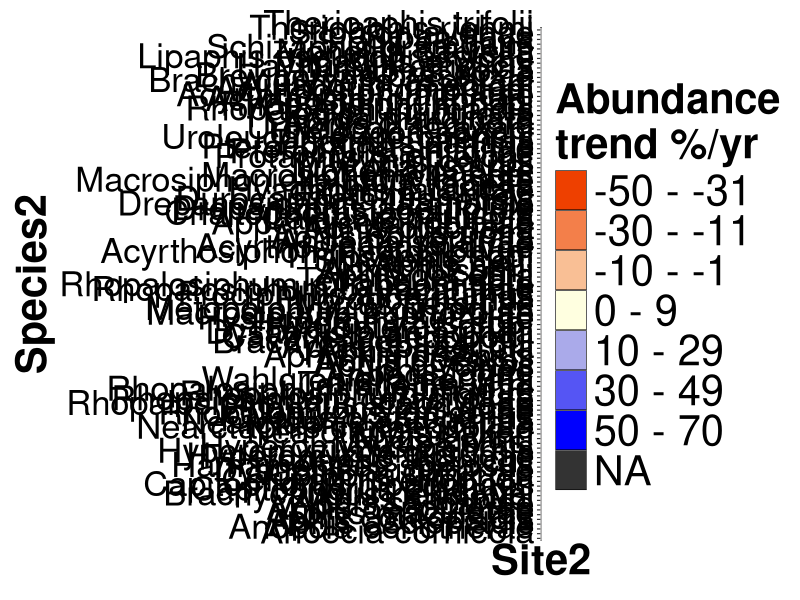

Write the R code that produced this figure.

setwd('path/to/AphidDecline')

library(ggplot2)

aphids = read.table('./data/aphids_trends_envars_traits_50km_m5_MW_ID_UK.txt',sep='\t',as.is=T,check.names=F,header=T)
aphids2 = aphids[which(!is.na(aphids$holocyclic) & aphids$hetero_mono!='V' & aphids$holocyclic!='V' & !is.na(aphids$body_length)),]

# align traits that differ among datasets, for the sake of sorting species in heatmap
aphids2$pest[which(aphids2$Species=='Hyalopterus pruni')] = 'Y'
aphids2$hetero_mono[which(aphids2$Species=='Macrosiphum euphorbiae')] = 'H'
aphids2$hetero_mono[which(aphids2$Species=='Rhopalosiphum padi')] = 'M'
aphids2$holocyclic[which(aphids2$Species=='Macrosiphum euphorbiae')] = 'Y'
aphids2$holocyclic[which(aphids2$Species=='Rhopalosiphum padi')] = 'N'

aphids2$Lon = as.character(aphids2$Longitude)
lons = unique(aphids2$Lon[order(aphids2$Longitude,decreasing=T)])
species = sort(unique(aphids2$Species[which(aphids2$Dataset=='Midwest' | aphids2$Dataset=='Idaho')]))
dat = data.frame('Species'=NA,'Site'=NA,'Trend'=-999,'Hetero'=NA,'Pest'=NA,'Holo'=NA)
dx = 1
for (i in 1:length(species)){
	for (j in 1:length(lons)){
		check = which(aphids2$Species==species[i] & aphids2$Lon==lons[j])
		if (length(check)==0){
			trend = hetero = holo = pest = NA
		} else {
			trend = aphids2$Abundance.trend[check]
			hetero = aphids2$hetero_mono[check]
			pest = aphids2$pest[check]
			holo = aphids2$holocyclic[check]
		}
		dat[dx,1] = species[i]
		dat[dx,2] = lons[j]
		dat[dx,3] = trend
		dat[dx,4] = hetero
		dat[dx,5] = pest
		dat[dx,6] = holo
		dx = dx + 1
	}
}
dat$Hetero_Pest_Holo_Species = paste(dat$Hetero,dat$Pest,dat$Holo,dat$Species,sep='_')
dat$Hetero_Pest_Holo_Species[grep('NA_NA',dat$Hetero_Pest_Holo_Species)] = NA
fac = data.frame('SHP'=sort(unique(dat$Hetero_Pest_Holo_Species)),'Pos'=1:length(which(!is.na(unique(dat$Hetero_Pest_Holo_Species)))),'Species'=apply(array(sort(unique(dat$Hetero_Pest_Holo_Species))),1,function(x){strsplit(x,'_')[[1]][4]}))
sps = unique(fac$Species)
sps.count = apply(array(sps),1,function(x){length(which(fac$Species==x))}); sps[which(sps.count>1)]
dat$Species2 = factor(dat$Species,levels=fac$Species)
dat$Site2 = as.factor(as.numeric(dat$Site))


# Bin abundance trends
qs = c(-50,-30,-10,0,10,30,50,70)
qsl = c('-50 - -31','-30 - -11','-10 - -1','0 - 9','10 - 29','30 - 49','50 - 70')
dat$Trend.bin = NA
for (i in 1:(length(qs)-1)){
	dat$Trend.bin[which(dat$Trend >= qs[i] & dat$Trend < qs[i+1])] = qsl[i]
}
dat$Trend.bin = factor(dat$Trend.bin,levels=qsl)


# Heatmap (tall)
rwb <- colorRampPalette(colors = c("orangered2", "lightyellow1", "blue"))(length(qsl))
textcol <- "black"
p <- ggplot(dat,aes(x=Site2,y=Species2,fill=Trend.bin))+
  geom_tile(colour="black",size=0.2)+
  guides(fill=guide_legend(title="Abundance\ntrend %/yr"))+
  scale_y_discrete(expand=c(0,0))+
  scale_x_discrete(expand=c(0,0),breaks=species)+
  scale_fill_manual(values=rwb,na.value = "grey20")+
  geom_vline(xintercept=16.5,colour='white') +
  geom_vline(xintercept=58.5,colour='white') +
  theme_grey(base_size=10)+
  theme(legend.position="right",legend.direction="vertical",
        legend.title=element_text(colour=textcol,size=30,face='bold'),
        legend.margin=margin(grid::unit(0,"cm")),
        legend.text=element_text(colour=textcol,size=30),
        legend.key.height=grid::unit(0.8,"cm"),
        legend.key.width=grid::unit(0.8,"cm"),
        axis.text.x=element_text(size=15,colour=textcol,angle=-45,hjust=0,vjust=0.5),
        axis.text.y=element_text(size=25,vjust=0.2,colour=textcol),
		axis.title=element_text(size=30,face="bold"),
        axis.ticks=element_line(size=0.4),
        plot.background=element_blank(),
        panel.border=element_blank(),
        plot.margin=margin(0.7,0.5,0.4,0.4,"cm"))
ggsave(p,path='./plots/',filename="aphid trends heatmap_tall.png",height=40,width=20,units="in",dpi=300)

